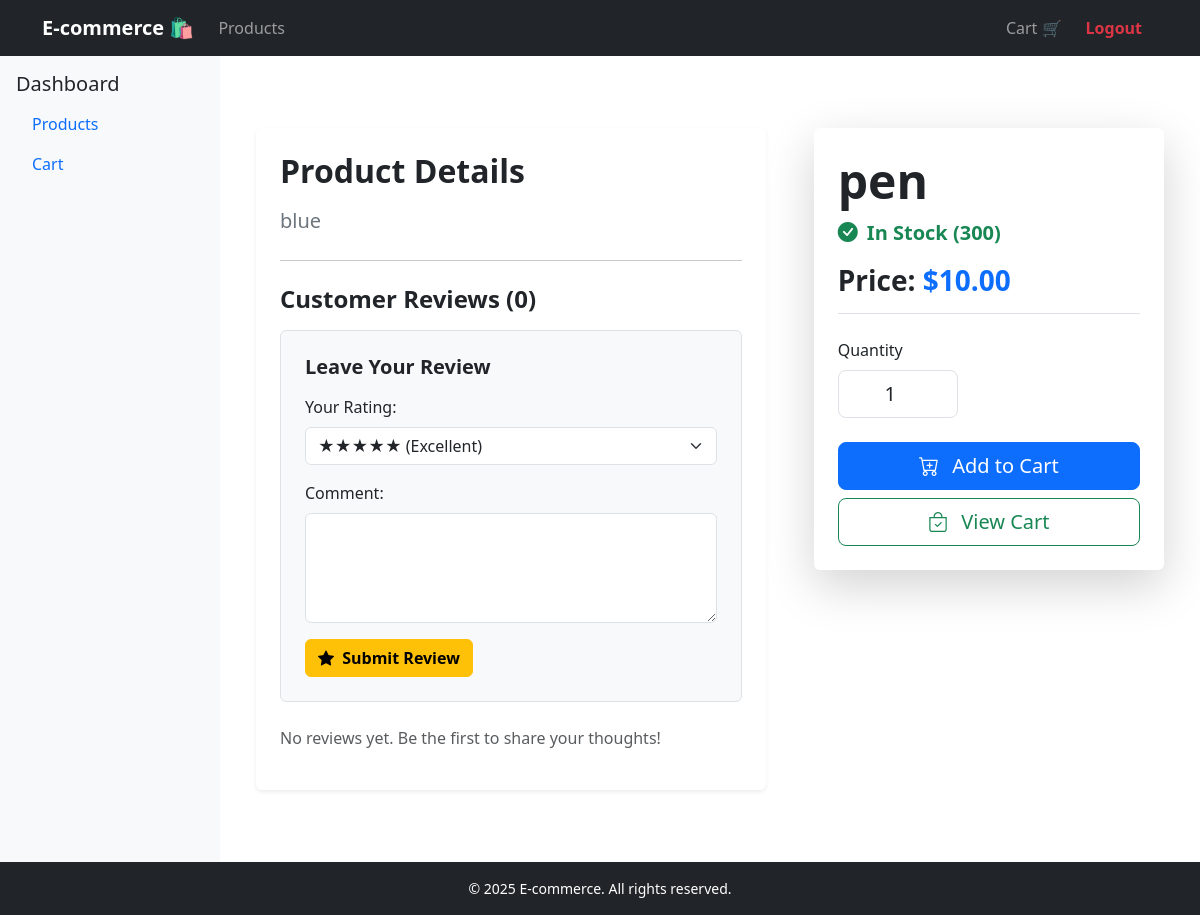
The page /products/12/ (signed in) on the database its author committed.
### website/models.py (models this page shows, shortened)
class Product(models.Model):
    name = models.CharField(max_length=250)
    description = models.TextField()
    price = models.DecimalField(max_digits=10, decimal_places=2)
    stock = models.IntegerField()

### website/views.py (the view)
# urls.py: path('products/<int:pk>/', views.product_detail, name='product_detail'),
@login_required
def product_detail(request, pk):
    product = get_object_or_404(Product, pk=pk)
    reviews = product.reviews.all().order_by('-created_at')
    form = ReviewForm()
    context = {
        'product': product,
        'reviews': reviews,
        'form': form
    }
    return render(request, 'website/product_detail.html', context)

### website/forms.py
class ReviewForm(forms.ModelForm):
    RATING_CHOICES = (
        (5, '★★★★★ (Excellent)'),
        (4, '★★★★☆ (Very Good)'),
        (3, '★★★☆☆ (Good)'),
        (2, '★★☆☆☆ (Fair)'),
        (1, '★☆☆☆☆ (Poor)'),
    )
    rating = forms.TypedChoiceField(
        choices=RATING_CHOICES,
        label='Your Rating',
        coerce=int   # ✅ ensures rating is saved as integer, not string
    )
    class Meta:
        model = Review
        fields = ['rating', 'comment']
        widgets = {
            'comment': forms.Textarea(attrs={
                'class': 'form-control',
                'rows': 4,
                'style': 'min-height: 100px;'
            }),
        }
    def __init__(self, *args, **kwargs):
        super().__init__(*args, **kwargs)
        self.fields['rating'].widget.attrs.update({
            'class': 'form-select',
            'style': 'min-width: 150px;'
        })

### templates/website/product_detail.html (shortened to what this page needs)
{% extends 'website/common/base.html' %}
{% block main_content %}
<div class="container py-5">
    <div class="row g-5">
        <div class="col-lg-7">
            <div class="card shadow-sm border-0">
                <div class="card-body p-4">
                    <h2 class="mb-3 fw-bold text-dark">Product Details</h2>
                    <p class="lead text-secondary">{{ product.description }}</p>
                    <hr class="my-4">
                    <h3 class="h4 mb-3 fw-bold text-dark">Customer Reviews ({{ reviews|length }})</h3>
                    {% if user.is_authenticated %}
                    <div class="mb-4 p-4 border rounded bg-light">
                        <h5 class="fw-bold text-dark mb-3">Leave Your Review</h5>
                        <form method="post" action="{% url 'add_review' product.pk %}">
                            <div class="mb-3">
                                <label class="form-label fw-medium">{{ form.rating.label_tag }}</label>
                                {{ form.rating }}
                            </div>
                            <div class="mb-3">
                                <label class="form-label fw-medium">{{ form.comment.label_tag }}</label>
                                {{ form.comment }}
                            </div>
                            <button type="submit" class="btn btn-warning fw-bold">
                                <i class="bi bi-star-fill me-1"></i> Submit Review
                            </button>
                        </form>
                    </div>
                    {% else %}
                    <div class="alert alert-info text-center small" role="alert">
                        <i class="bi bi-info-circle me-1"></i> Please <a href="{% url 'login' %}" class="alert-link">log in</a> to leave a review.
                    </div>
                    {% endif %}
                    {% if reviews %}
                        <ul class="list-group list-group-flush border-top pt-3">
                            {% for review in reviews %}
                            <li class="list-group-item d-flex flex-column align-items-start py-3">
                                <div class="d-flex align-items-center mb-1">
                                    <span class="badge bg-warning text-dark me-2 rounded-pill px-3 py-2">
                                        {% for i in "12345"|slice:":review.rating"|make_list %}
                                            ★
                                        {% endfor %}
                                        {% for i in "12345"|slice:"review.rating:"|make_list %}
                                            ☆
                                        {% endfor %}
                                    </span>
                                    <span class="fw-medium text-dark">Reviewer</span>
                                </div>
                                <p class="mb-1 text-secondary">{{ review.comment }}</p>
                                <small class="text-muted fst-italic">Reviewed on {{ review.created_at|date:"M j, Y" }}</small>
                            </li>
                            {% endfor %}
                        </ul>
                    {% else %}
                        {% if user.is_authenticated %}
                             <p class="text-muted">No reviews yet. Be the first to share your thoughts!</p>
                        {% endif %}
                    {% endif %}
                </div>
            </div>
        </div>
        <div class="col-lg-5">
            <div class="card shadow-lg border-0 product-sidebar">
                <div class="card-body p-4">
                    <h1 class="display-5 fw-bolder mb-2 text-dark">{{ product.name }}</h1>
                    {% if product.stock > 0 %}
                        <p class="text-success fs-5 fw-bold mb-3">
                            <i class="bi bi-check-circle-fill me-1"></i> In Stock ({{ product.stock }})
                        </p>
                    {% else %}
                        <p class="text-danger fs-5 fw-bold mb-3">
                            <i class="bi bi-x-circle-fill me-1"></i> Out of Stock
                        </p>
                    {% endif %}
                    <h3 class="fw-bold text-dark mb-4 border-bottom pb-3">
                        Price: <span class="text-primary">${{ product.price|floatformat:2 }}</span>
                    </h3>
                    <form action="{% url 'add_to_cart' product.id %}" method="post">
                        <div class="mb-4">
                            <label for="quantity" class="form-label fw-medium text-dark">Quantity</label>
                            <input type="number" id="quantity" name="quantity" class="form-control form-control-lg text-center" value="1" min="1" {% if product.stock > 0 %}max="{{ product.stock }}"{% else %}disabled{% endif %} style="width: 120px;">
                        </div>
                        <div class="d-grid gap-2">
                            <button type="submit" class="btn btn-primary btn-lg" {% if product.stock <= 0 %}disabled{% endif %}>
                                <i class="bi bi-cart-plus me-2"></i> Add to Cart
                            </button>
                            <a href="{% url 'cart' %}" class="btn btn-outline-success btn-lg">
                                <i class="bi bi-bag-check me-2"></i> View Cart
                            </a>
                        </div>
                    </form>
                </div>
            </div>
        </div>
    </div>
</div>
{% endblock %}

### templates/website/common/base.html (style rules this page uses)
body { min-height: 100vh; display: flex; flex-direction: column; }

### templates/website/product_detail.html (style rules this page uses)
.product-sidebar { position: sticky; top: 80px; max-height: calc(100vh - 100px); overflow-y: auto; }

### rows shown on the page
Product: description "blue", name "pen", stock "300", price "10.00", quantity "1"

### other values the page prints
{{ reviews|length }} "0"
